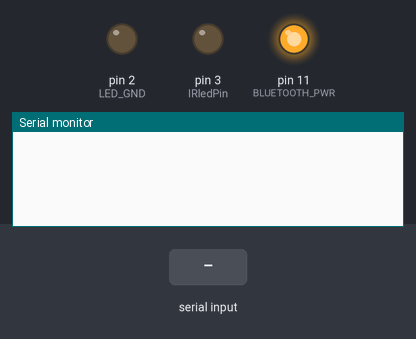
A sketch run on a simulated Arduino Uno, built with avr-gcc and run on an emulated ATmega328P. Parts: output pins drawn as LEDs (lit = HIGH), the last lines printed to the serial monitor. The inputs (shaded band) are chosen by the test bench.

Above: at 1.2 s.
1.3 s: "90,45\n" received over the second serial link
At 1.8 s:
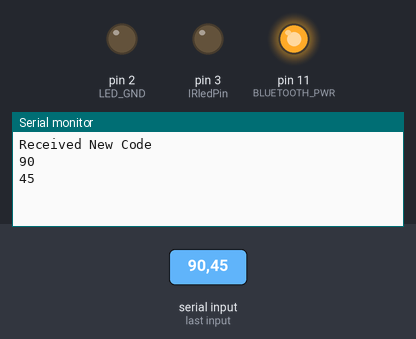
2.8 s: "30,150\n" received over the second serial link
At 5.2 s:
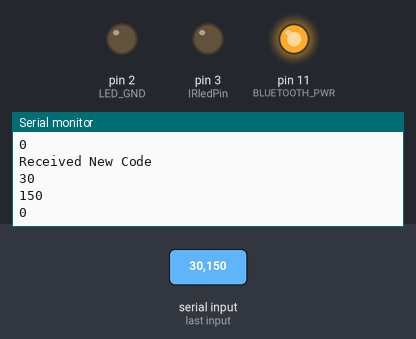
Timing chart, 0 to 6.7 s (numbered marks = the images above; inputs shaded):
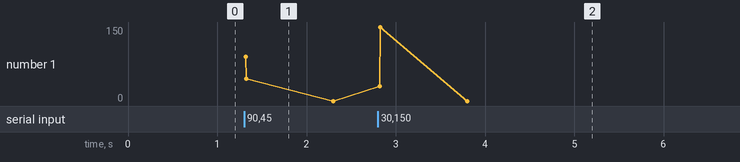

Measured:
- after the input at 1.3 s, the serial monitor: prints a new line at once (image 1)
- after the input at 2.8 s, the serial monitor: prints a new line at once (image 2)

The sketch:

Bluetooth_Passthrough_Emitter.ino
```cpp
/*
 * Controller for the IR Emitter of the Bluetooth Passthrough
 * Receives delay timings as an array from the receiver, and blinks hte LED at 38kHz
 * Based off of a tutorial at  http://www.ladyada.net/learn/sensors/ir.html
 */

#include <SoftwareSerial.h>

int bluetoothTx = 12;  // TX-O pin of bluetooth mate silver
int bluetoothRx = 13;  // RX-I pin of bluetooth mate silver
#define BLUETOOTH_PWR 11
#define BLUETOOTH_GND 10

SoftwareSerial bluetooth(bluetoothTx, bluetoothRx);


#define IRledPin      3
#define LED_GND       2

void setup()   {
  // initialize the IR LED
  pinMode(IRledPin, OUTPUT);
  pinMode(LED_GND, OUTPUT);

  digitalWrite(LED_GND, LOW);

  // Initialize bluetooth pins
  pinMode(BLUETOOTH_PWR, OUTPUT);
  pinMode(BLUETOOTH_GND, OUTPUT);
  digitalWrite(BLUETOOTH_GND,LOW);
  digitalWrite(BLUETOOTH_PWR, HIGH);

  bluetooth.begin(9600);
  Serial.begin(9600);
}

void loop()
{
  uint16_t numbers[400]; // Hold the read values, is currently 2x the dimension of the array on receiver
  int currNumber = 0;
  if(bluetooth.available()){
    Serial.println("Received New Code");
    while(bluetooth.available()){
      numbers[currNumber] = bluetooth.parseInt();
      Serial.println(numbers[currNumber]);
      currNumber++;
    }

    for(int i = 0; i < currNumber - 1; i+=2){
      pulseIR(numbers[i]);
      delayMicroseconds(numbers[i+1]);
    }
  }
}

// This procedure sends a 38KHz pulse to the IRledPin
// for a certain # of microseconds. We'll use this whenever we need to send codes
void pulseIR(long microsecs) {
  // we'll count down from the number of microseconds we are told to wait

  cli();  // this turns off any background interrupts

  while (microsecs > 0) {
    // 38 kHz is about 13 microseconds high and 13 microseconds low
   digitalWrite(IRledPin, HIGH);  // this takes about 3 microseconds to happen
   delayMicroseconds(9);         // hang out for 10 microseconds, you can also change this to 9 if its not working
   digitalWrite(IRledPin, LOW);   // this also takes about 3 microseconds
   delayMicroseconds(9);         // hang out for 10 microseconds, you can also change this to 9 if its not working

   // so 26 microseconds altogether
   microsecs -= 26;
  }

  sei();  // this turns them back on
}
```
